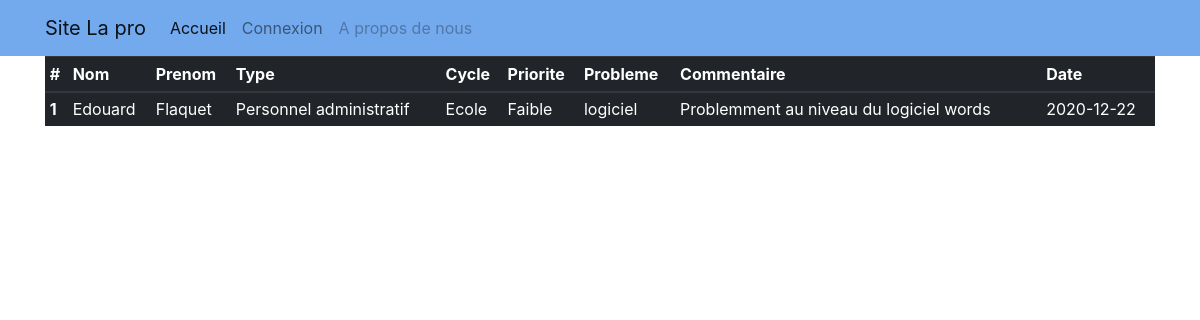
The app's page /ticket.php, older data.
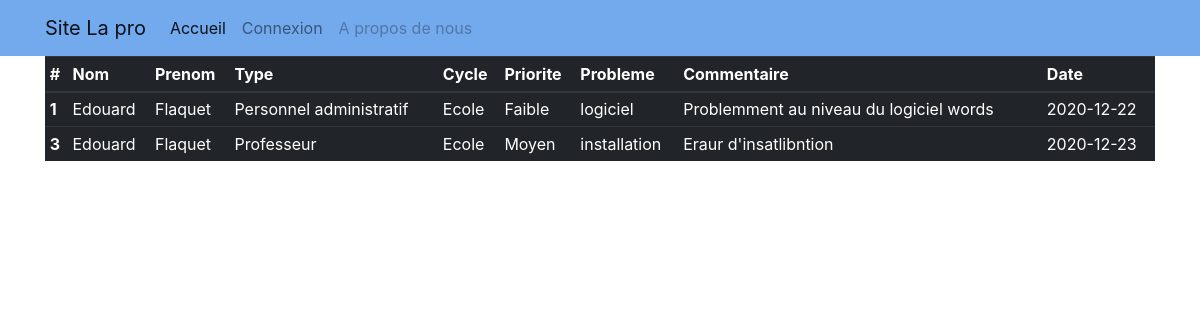
The same page, newer data.
### tables this page shows
CREATE TABLE IF NOT EXISTS `ticket` (
  `id_ticket` int(11) NOT NULL AUTO_INCREMENT,
  `id_type` int(11) NOT NULL,
  `id_cycle` int(11) NOT NULL,
  `id_categorie` int(11) NOT NULL,
  `id_user` int(11) NOT NULL,
  `id_priorite` int(11) NOT NULL,
  `commentaire` text NOT NULL,
  `date_echeance` date NOT NULL,
  PRIMARY KEY (`id_ticket`),
  KEY `id_type` (`id_type`),
  KEY `id_cycle` (`id_cycle`),
  KEY `id_categorie` (`id_categorie`),
  KEY `id_user` (`id_user`),
  KEY `id_user_2` (`id_user`),
  KEY `id_priorite` (`id_priorite`)
);

CREATE TABLE IF NOT EXISTS `user` (
  `id_user` int(11) NOT NULL AUTO_INCREMENT,
  `username` varchar(16) NOT NULL,
  `name` varchar(16) NOT NULL,
  `email` varchar(40) NOT NULL,
  `password` varchar(60) NOT NULL,
  `id_type` int(11) NOT NULL,
  PRIMARY KEY (`id_user`),
  UNIQUE KEY `id_type` (`id_type`),
  KEY `id_type_2` (`id_type`)
);

CREATE TABLE IF NOT EXISTS `type` (
  `id_type` int(11) NOT NULL AUTO_INCREMENT,
  `type` varchar(30) NOT NULL,
  PRIMARY KEY (`id_type`)
);

CREATE TABLE IF NOT EXISTS `cycle` (
  `id_cycle` int(11) NOT NULL AUTO_INCREMENT,
  `cycle` varchar(20) NOT NULL,
  PRIMARY KEY (`id_cycle`)
);

CREATE TABLE IF NOT EXISTS `priorite` (
  `id_priorite` int(11) NOT NULL AUTO_INCREMENT,
  `priorite` varchar(20) NOT NULL,
  PRIMARY KEY (`id_priorite`)
);

CREATE TABLE IF NOT EXISTS `categorie` (
  `id_categorie` int(11) NOT NULL AUTO_INCREMENT,
  `categorie` varchar(20) NOT NULL,
  PRIMARY KEY (`id_categorie`)
);

### ticket.php (the view, shortened to what this page needs)
<?php
    include "INCLUDE/function.php";
    include "INCLUDE/database.php";
?>
<!DOCTYPE html>
<html lang="en">
<head>
    <?php css(); ?>
</head>
<body>
    <?php menu(); ?>
    <?php
      $table = $link->query(" SELECT ticket.id_ticket, user.username, user.name, type.type, cycle.cycle, priorite.priorite, categorie.categorie,commentaire, date_echeance FROM `ticket` ,type, cycle, categorie, user, priorite WHERE ticket.id_user = user.id_user and ticket.id_type = type.id_type and ticket.id_cycle = cycle.id_cycle and ticket.id_categorie = categorie.id_categorie and ticket.id_priorite = priorite.id_priorite");
   ?>
<div class="container table-responsive">
  <table class="table table-sm table-dark">
  <thead>
    <tr>
      <th scope="col">#</th>
      <th scope="col">Nom</th>
      <th scope="col">Prenom</th>
      <th scope="col">Type</th>
      <th scope="col">Cycle</th>
      <th scope="col">Priorite</th>
      <th scope="col">Probleme</th>
      <th scope="col">Commentaire</th>
      <th scope="col">Date</th>
    </tr>
  </thead>
  <tbody>
    <?php
    while($row = $table->fetch_array(MYSQLI_ASSOC)){
      if(empty($row)){
      }else{
    ?>
    <tr>
      <th scope="row"><?php echo $row["id_ticket"];?></th>
      <td><?php echo $row["username"];?></td>
      <td><?php echo $row["name"]; ?></td>
      <td><?php echo $row["type"];?></td>
      <td><?php echo $row["cycle"];?></td>
      <td><?php echo $row["priorite"];?></td>
      <td><?php echo $row["categorie"];?></td>
      <td><?php echo $row["commentaire"];?></td>
      <td><?php echo $row["date_echeance"];?></td>
    </tr>
 <?php
      }}
      ?>
    </tbody>
  </table>
</div>
</body>
</html>

### INCLUDE/function.php (shortened to what this page needs)
<?php
function menu(){
?>
<header>
<nav class="navbar navbar-expand-lg navbar-light " style="background-color:#73aaee;">
  <div class="container">
    <div class="collapse navbar-collapse" id="navbarTogglerDemo01">
      <a class="navbar-brand" href="#">Site La pro</a>
      <ul class="navbar-nav mr-auto mt-2 mt-lg-0">
        <li class="nav-item active">
          <a class="nav-link" href="index.php">Accueil <span class="sr-only">(current)</span></a>
        </li>
        <li class="nav-item">
          <a class="nav-link" href="login.php">Connexion</a>
        </li>
        <li class="nav-item">
          <a class="nav-link disabled" href="#">A propos de nous</a>
        </li>
      </ul>
    </div>
  </div>
</nav>
</header>
<?php
}
function css(){
    ?>
<link rel="stylesheet" href="CSS/test.css">
<link rel="stylesheet" href="https://maxcdn.bootstrapcdn.com/bootstrap/4.0.0/css/bootstrap.min.css"
>
<?php
}
    ?>

### CSS/test.css (style rules this page uses)
.container { position: relative; z-index: 1; max-width: 300px; margin: 0 auto; }
.container:before, .container:after { content: ""; display: block; clear: both; }

Row changes from the older to the newer data that the page shows:
added ticket: id_ticket "3", id_user.username "Edouard", id_user.name "Flaquet", id_type.type "Professeur", id_cycle.cycle "Ecole", id_priorite.priorite "Moyen", id_categorie.categorie "installation", commentaire "Eraur d'insatlibntion", date_echeance "2020-12-23"
